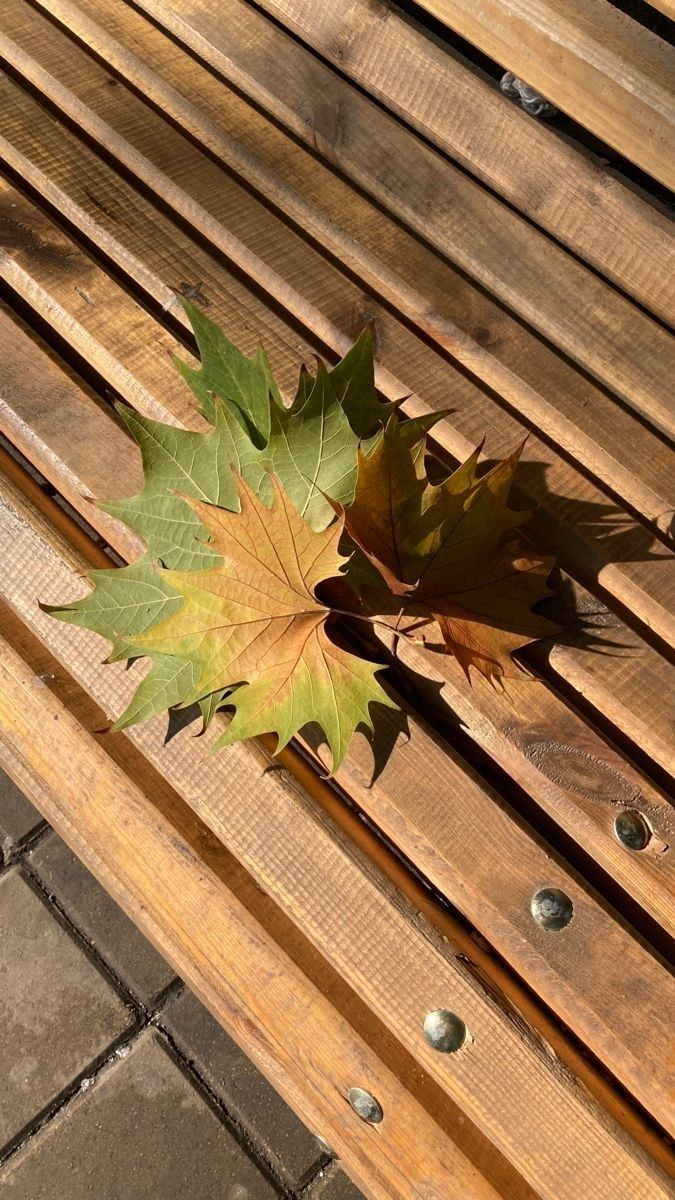
#> input picture download.jpeg, 675 x 1200 px
$ python 07.py
#> lines starting #> are read from the running program, lines starting #| are printed output that depends on the picture
import cv2

image = cv2.imread("download.jpeg")
#> image is the input picture: shape (1200, 675, 3); mean B, G, R 73.2, 113.3, 150.9


if image is not  None :
    cropped = image[100:200, 50:150]
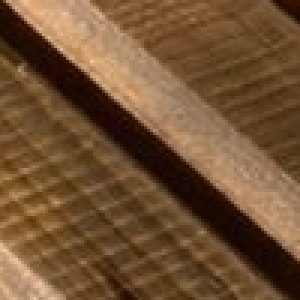
#> cropped: shape (100, 100, 3) (shown 3 times larger); mean B, G, R 51.4, 81.7, 113.6

    cv2.imshow("Original Image",image)
    cv2.imshow("Croped Image",cropped)
    cv2.waitKey(0)
    cv2.destroyAllWindows()
